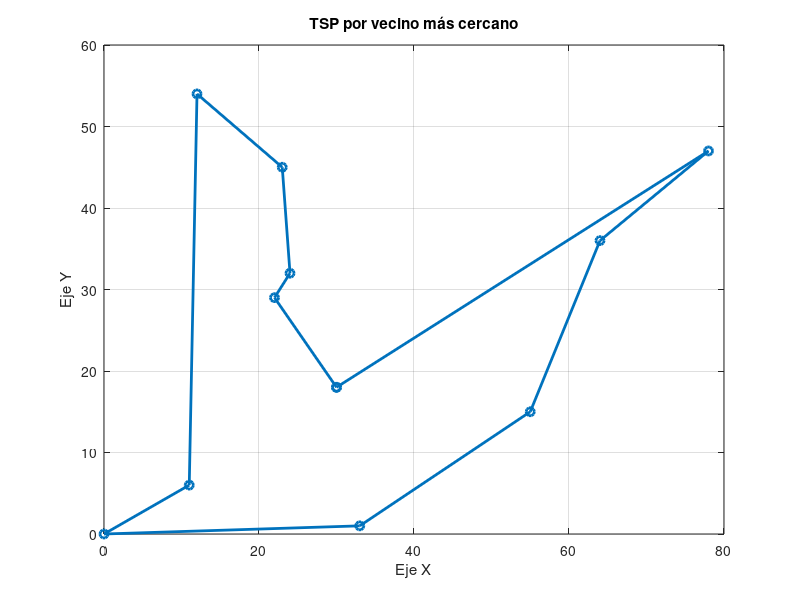

Write MATLAB code to recreate this figure.
% TSP por vecino más cercano
close all;
clear all;
clc;

% este arreglo contiene los pares coordenados de las ciudades ejemplo
ciudades_ejemplo = [30, 18; 23, 45; 12, 54; 33, 1; 64, 36; 78, 47; 55, 15; 22, 29; 11, 6;24, 32; 0, 0];


num_ciudades = size(ciudades_ejemplo,1);    % obtenemos la cantidad de ciudades
ruta = zeros(1, num_ciudades);              % vector donde se guardará la ruta óptima
ruta(1) = 1;                                % se comienza desde la ciudad 1
visitadas = false(1, num_ciudades);         % vector de booleanos para saber si ya se visitó alguna ciudad
visitadas(1) = true;                        % como se inicia en la ciudad 1 se asigna el valor verdadero

% ciclo para construir el vector que indicará la ruta
for i = 2 : num_ciudades
    ciudad_actual = ruta(i-1);      % el ciclo siempre nos posicionará en la proxima ciudad, por eso la ciudad atual es i-1
    distancia_minima = inf;         % se le asigna un valor muy grande para que cualquier distancia siguiente sea la mínima
    ciudad_mas_cercana = 0;         % en esta variable se guardara el vecino más cercano

    % ciclo para encontrar el vecino más cercano
    for proxima_ciudad = 1 : num_ciudades
       
        % si la ciudad no se ha visitado aún, se verificará si la distancia
        % a dicha ciudad es la más corta
        if ~visitadas(proxima_ciudad)      
            
            % se calcula la distancia a la ciudad
            d = norm(ciudades_ejemplo(ciudad_actual, :) - ciudades_ejemplo(proxima_ciudad, :)); 
           
            % si la distanccia a esta ciudad es la distancia mínima se
            % actualiza la variable distancia_minima y se asigna el número
            % ded ciudad a la variable ciudad_mas_cerana
            if d < distancia_minima
                distancia_minima = d;
                ciudad_mas_cercana = proxima_ciudad;
            end
        end
    end
   
    % al final de este ciclo for se asigna en el vector ruta al vecino más
    % cercano y se da por visitada esa ciudad
    ruta(i) = ciudad_mas_cercana;
    visitadas(ciudad_mas_cercana) = true;
end

% se añade el regreso a la ciudad inicial
ruta = [ruta, ruta(1)];

% la ruta obtenida es igual a la ruta optima
ruta_optima = ruta; 

% se muestra en consola el resultado
disp('Ruta óptima:');
disp(ruta_optima);

% para graficar el resultado
% los vectores tendrán los valores de las coordenadas
% en x e y de las ciudades

x = zeros(1,num_ciudades);
y = zeros(1,num_ciudades);

for i = 1 : num_ciudades
    for j = 1 : num_ciudades
        if ruta_optima(i) == j 
            x(i) = ciudades_ejemplo(j,1); 
            y(i) = ciudades_ejemplo(j,2);
        end
    end
end

x = [x,x(1)];
y = [y,y(1)];

figure
plot(x,y,"-o",'LineWidth', 2);          
title("TSP por vecino más cercano");
xlabel("Eje X");
ylabel("Eje Y");
grid on